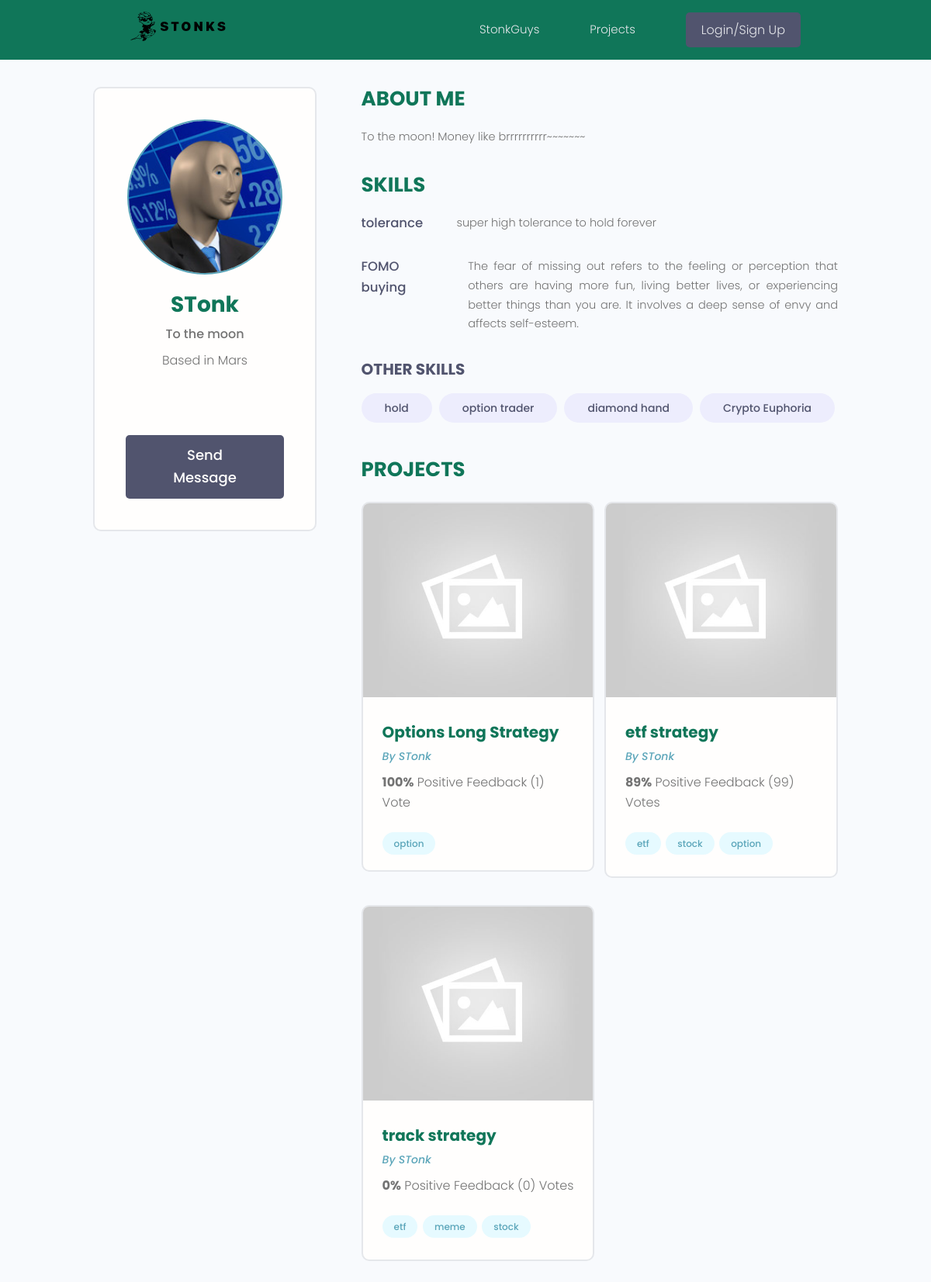
/profile/defe4cb6-28a3-4b5e-ba6b-9b5ac8e1b22e/, run on the app's committed database.
### users/models.py (models this page shows, shortened)
class Profile(models.Model):
    user = models.OneToOneField(User, on_delete=models.CASCADE, null=True, blank=True)
    username = models.CharField(max_length=200, null=True, blank=True)
    location = models.CharField(max_length=200, null=True, blank=True)
    name = models.CharField(max_length=200, null=True, blank=True)
    email = models.EmailField(max_length=500, null=True, blank=True)
    short_intro = models.CharField(max_length=200, null=True, blank=True)
    bio = models.TextField(null=True, blank=True)
    profile_image = models.ImageField(null=True, blank=True, upload_to='profiles/', default='profiles/default_avatar.jpg')
    social_twitter = models.CharField(max_length=200, null=True, blank=True)
    social_reddit = models.CharField(max_length=200, null=True, blank=True)
    social_youtube = models.CharField(max_length=200, null=True, blank=True)
    social_telegram = models.CharField(max_length=200, null=True, blank=True)
    social_website = models.CharField(max_length=200, null=True, blank=True)
    created = models.DateTimeField(auto_now_add=True)
    id = models.UUIDField(default=uuid.uuid4, unique=True, primary_key=True, editable=False)
    class Meta:
        ordering = ['created']

class Skill(models.Model):
    owner = models.ForeignKey(Profile, on_delete=models.CASCADE, null=True, blank=True)
    name = models.CharField(max_length=200, null=True, blank=True)
    description = models.TextField(null=True, blank=True)
    created = models.DateTimeField(auto_now_add=True)
    id = models.UUIDField(default=uuid.uuid4, unique=True, primary_key=True, editable=False)
    def __str__(self) -> str:
        return str(self.name)

### projects/models.py (models this page shows, shortened)
class Project(models.Model):
    owner = models.ForeignKey(Profile, null=True, blank=True, on_delete=models.CASCADE)
    title = models.CharField(max_length=200)
    description = models.TextField(null=True, blank=True)
    featured_image = models.ImageField(null=True, blank=True, default="default.jpg")
    demo_link =  models.CharField(max_length=2000, null=True, blank=True)
    source_link = models.CharField(max_length=2000, null=True, blank=True)
    tags = models.ManyToManyField('Tag', blank=True)
    vote_total = models.IntegerField(default=0, null=True, blank=True)
    vote_ratio = models.IntegerField(default=0, null=True, blank=True)
    created = models.DateTimeField(auto_now_add=True)
    id = models.UUIDField(default=uuid.uuid4, unique=True, primary_key=True, editable=False)
    class Meta:
        ordering = ['-vote_ratio', '-vote_total', '-created']
    @property
    def imageURL(self):
        try:
            url = self.featured_image.url
        except:
            url = ''
        return url

class Tag(models.Model):
    name = models.CharField(max_length=200)
    created = models.DateTimeField(auto_now_add=True)
    id = models.UUIDField(default=uuid.uuid4, unique=True, primary_key=True, editable=False)
    def __str__(self) -> str:
        return self.name

### users/views.py (the view)
# urls.py: path('profile/<str:pk>/', views.user_profile, name="user_profile"),
def user_profile(request, pk):
    profile = Profile.objects.get(id=pk)
    top_skills = profile.skill_set.exclude(description__exact = "")
    other_skills = profile.skill_set.filter(description = "")
    context = {'profile': profile, 'top_skills': top_skills, 'other_skills': other_skills}
    return render(request, 'users/user_profile.html', context)

### users/templates/users/user_profile.html (shortened to what this page needs)
{% extends 'main.html' %}
{% block content %}
<main class="profile my-md">
    <div class="container">
      <div class="layout">
        <div class="column column--1of3">
          <div class="card text-center">
            <div class="card__body dev">
              <img class="avatar avatar--xl" src="{{profile.profile_image.url}}" />
              <h2 class="dev__name">{{profile.name}}</h2>
              <p class="dev__title">{{profile.short_intro}}</p>
              <p class="dev__location">Based in {{profile.location}}</p>
              <ul class="dev__social">
              </ul>
              {% if request.user.profile.id != profile.id %}
              <a href="{% url 'create_message' profile.id %}" class="btn btn--sub btn--lg">Send Message </a>
              {% endif %}
            </div>
          </div>
        </div>
        <div class="column column--2of3">
          <div class="devInfo">
            <h3 class="devInfo__title">About Me</h3>
            <p class="devInfo__about">{{profile.bio}}</p>
          </div>
          <div class="devInfo">
            <h3 class="devInfo__title">Skills</h3>
            <div class="devInfo__skills">
              {% for skill in top_skills %}
              <div class="devSkill">
                <h4 class="devSkill__title">{{skill.name}}</h4>
                <p class="devSkill__info">
                  {{skill.description}}
                </p>
              </div>
              {% endfor %}
              <h3 class="devInfo__subtitle">Other Skills</h3>
              <div class="devInfo__otherSkills">
                {% for skill in other_skills %}
                <span class="tag tag--pill tag--sub tag--lg">
                  <small>{{skill}}</small>
                </span>
                {% endfor %}
              </div>
            </div>
          </div>
          <div class="devInfo">
            <h3 class="devInfo__title">Projects</h3>
            <div class="grid grid--two">
              {% for project in profile.project_set.all %}
              <div class="column">
                <div class="card project">
                  <a href="{% url 'project' project.id %}" class="project">
                    <img class="project__thumbnail" src={{project.imageURL}} alt="project thumbnail" />
                    <div class="card__body">
                      <h3 class="project__title">{{project.title}}</h3>
                      <p><a class="project__author" href="{% url 'user_profile' project.owner.id %}">By {{project.owner.name}}</a></p>
                      <p class="project--rating">
                        <span style="font-weight: bold;">{{project.vote_ratio}}%</span> Positive
                        Feedback ({{project.vote_total}}) Vote{{project.vote_total|pluralize:"s"}}
                      </p>
                      <div class="project__tags">
                        {% for tag in project.tags.all %}
                        <span class="tag tag--pill tag--main">
                        <small>{{tag}}</small>
                        </span>
                        {% endfor %}
                      </div>
                    </div>
                  </a>
                </div>
              </div>
              {% endfor %}
            </div>
          </div>
        </div>
      </div>
    </div>
  </main>
{% endblock content %}

### static/styles/app.css (style rules this page uses)
:root { --color-sub: #107659; }
.btn--sub { background-color: var(--color-sub-light); }
.card { border: 2px solid var(--color-light); }
img { width: 100%; }
.profile .card > .dev { padding: 4rem; }
.dev__name { color: var(--color-sub); font-size: 2.8rem; font-weight: 700; margin-top: 1rem; margin-bottom: 0.5rem; }
.dev__title { font-size: 1.6rem; font-weight: 500; line-height: 1.3; }
.dev__location { margin-top: 1rem; }
.dev__social { margin: 3rem 0; list-style: none; display: flex; justify-content: center; gap: 1.5rem; }
.devInfo { margin-bottom: 3rem; }
.devInfo__title, .devInfo__subtitle { font-size: 2.6rem; color: var(--color-sub); text-transform: uppercase; font-weight: 700; margin-bottom: 1.5rem; }
.devInfo__subtitle { font-size: 2rem; color: var(--color-sub-light); }
.devInfo__about, .devSkill__info { font-size: 1.45rem; line-height: 1.7; text-align: justify; }
.devSkill { margin-bottom: 3rem; }
.devSkill__title { font-size: 1.65rem; font-weight: 500; color: var(--color-sub-light); }
@media screen and (min-width: 700px) { .devSkill { display: flex; justify-content: space-between; gap: 3rem; } }
@media screen and (min-width: 700px) { .devSkill__info { flex-basis: 80%; } }
.project__author { font-size: 1.4rem; font-style: italic; }
.project--rating { margin-bottom: 1.6em; margin-top: .5em; }
.project__thumbnail { height: 25rem; object-fit: cover; object-position: top center; }
.project__title { font-size: 2rem; font-weight: 700; color: var(--color-sub); }

### static/uikit/styles/modules/_variables.css (style rules this page uses)
:root { --color-main: #5aa5b9; --color-main-light: #e6faff; --color-sub: #3f4156; --color-sub-light: #51546e; --color-sub-lighter: #ededfd; --color-text: #737373; --color-gray: #8b8b8b; --color-light: #e5e7eb; --color-light-gray: #767676; --color-bg: #f8fafd; --color-white: #fffefd; --color-white-light: #f3f3f3; --color-success: #359e64; --color-success-bg: #def8e8; --color-error: #fc4b0b; --color-error-bg: #fff2ee; --font-base: 'Poppins', arial, helvetica, 'Segoe UI', roboto, ubuntu, sans-serif; --font-monospace: 'Fira Code', 'Courier New', courier, monospace; --font-regular: 300; --font-medium: 500; --font-bold: 700; --generic-shadow: 1px 1px 5px #00000010; --generic-transition: all 0.3s ease-in-out; }

### static/uikit/styles/modules/_base.css (style rules this page uses)
* { margin: 0; padding: 0; box-sizing: border-box; text-rendering: optimizeLegibility; color: inherit; font-size: inherit; }
html { font-size: 50%; }
@media only screen and (min-width: 480px) { html { font-size: 56.25%; } }
@media only screen and (min-width: 1200px) { html { font-size: 62.5%; } }
body { line-height: 1.6; font-weight: 400; font-size: 1.5rem; color: var(--color-text); background-color: var(--color-bg); min-height: 100vh; }

### static/uikit/styles/modules/_typography.css (style rules this page uses)
* { font-family: var(--font-base); }
h2 { font-size: 3.6rem; font-weight: var(--font-bold); }
h3 { font-size: 3.2rem; font-weight: var(--font-medium); }
h4 { font-size: 2.8rem; font-weight: var(--font-medium); }
p, span, strong { font-size: 1.6rem; color: var(--color-text); font-weight: var(--font-regular); }
a { padding-bottom: 2px; text-decoration: none; display: inline-block; color: var(--color-main); font-weight: var(--font-medium); }

### static/uikit/styles/modules/_utilities.css (style rules this page uses)
.container { width: 92%; max-width: 165rem; margin: 0 auto; box-sizing: border-box; }
@media screen and (min-width: 1000px) { .container { width: 90%; } }
@media screen and (min-width: 1200px) { .container { width: 80%; } }
.text-center { text-align: center; }
.my-md { margin: 3rem auto; }

### static/uikit/styles/modules/_avatar.css (style rules this page uses)
.avatar { border-radius: 50%; border: 2px solid var(--color-main); object-fit: cover; }
.avatar--xl { height: 20rem; width: 20rem; }

### static/uikit/styles/modules/_button.css (style rules this page uses)
.btn { display: inline-block; position: relative; cursor: pointer; background-color: var(--color-light); font-weight: var(--font-medium); color: var(--color-sub); text-decoration: none; padding: 1rem 2rem; border-radius: 0.5rem; border: none; width: -webkit-fit-content; width: -moz-fit-content; width: fit-content; height: -webkit-fit-content; height: -moz-fit-content; height: fit-content; font-size: 1.6rem; outline-width: 0; outline-color: transparent; -webkit-backface-visibility: hidden; backface-visibility: hidden; transition: all 0.3s ease-in-out; }
.btn--sub { background-color: var(--color-sub); color: var(--color-white); }
.btn--lg { font-size: 1.8rem; padding: 1.2rem 4.5rem; }

### static/uikit/styles/modules/_card.css (style rules this page uses)
.card { border-radius: 1rem; background-color: var(--color-white); border: 1.5px solid var(--color-light); width: auto; height: auto; margin-top: 0.5rem; margin-bottom: 0.5rem; overflow: hidden; }
.card__body, .card__header { padding: 2rem 2.5rem; }

### data on the page
Profile: profile_image (placeholder picture), name "STonk", short_intro "To the moon", location "Mars", bio "To the moon! Money like brrrrrrrrrr~~~~~~~"
Skill: name "tolerance", description "super high tolerance to hold forever"
Skill: name "FOMO buying", description "The fear of missing out refers to the feeling or perception that others are having more fun, living better lives, or experiencing better things than you are. It involves a deep sense of envy and affects self-esteem."
Skill: name "hold"
Skill: name "option trader"
Skill: name "diamond hand"
Skill: name "Crypto Euphoria"
Project: imageURL (placeholder picture), title "Options Long Strategy", owner.name "STonk", vote_ratio "100", vote_total "1"
Tag: name "option"
Project: imageURL (placeholder picture), title "etf strategy", owner.name "STonk", vote_ratio "89", vote_total "99"
Tag: name "etf"
Tag: name "stock"
Project: imageURL (placeholder picture), title "track strategy", owner.name "STonk", vote_ratio "0", vote_total "0"
Tag: name "meme"
